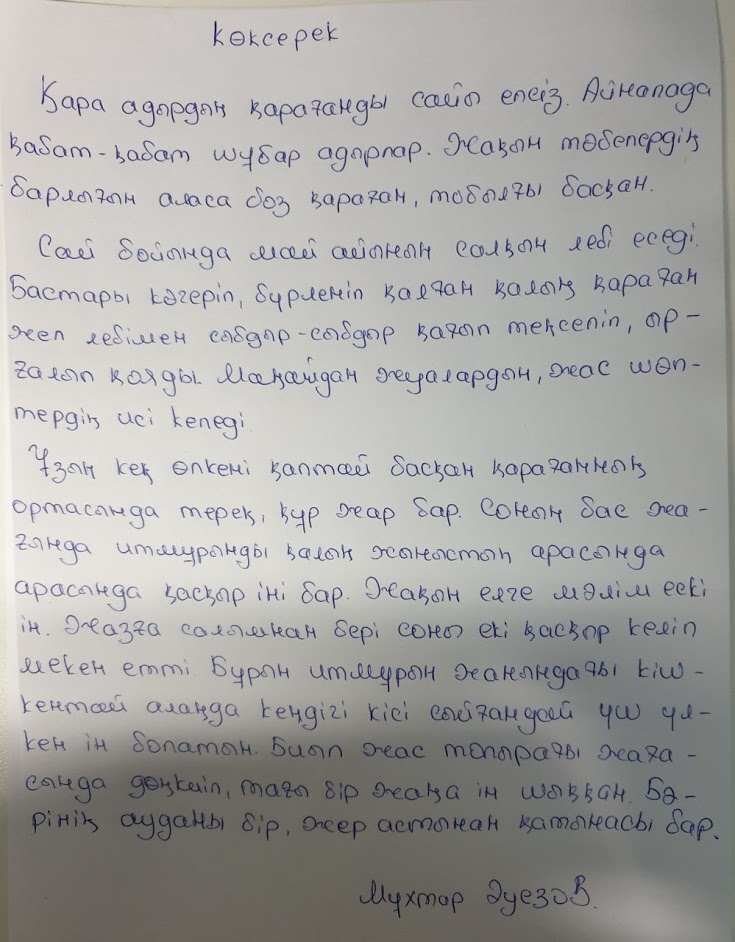
#> input picture kokserek.jpg, 735 x 942 px
$ python threshold.py   (older library calls are emulated)
#> lines starting #> are read from the running program, lines starting #| are printed output that depends on the picture; after the words box and inside, x2 and y2 are one past the last pixel; in counts of white or black regions, pixels touching at a corner belong together
import cv2
import numpy as np

img = cv2.imread('kokserek.jpg', -1)
#> img is the input picture: shape (942, 735, 3); mean B, G, R 162.1, 163.7, 164.5

rgb_planes = cv2.split(img)

result_planes = []
result_norm_planes = []

for plane in rgb_planes:
    dilated_img = cv2.dilate(plane, np.ones((7,7), np.uint8))
    bg_img = cv2.medianBlur(dilated_img, 21)
    diff_img = 255 - cv2.absdiff(plane, bg_img)
    norm_img = cv2.normalize(diff_img,None, alpha=0, beta=255, norm_type=cv2.NORM_MINMAX, dtype=cv2.CV_8UC1)
    result_planes.append(diff_img)
    result_norm_planes.append(norm_img)
#> this loop made 3 passes
#> pass 1, `dilated_img = cv2.dilate(plane, np.ones((7,7), np.uint8))`:
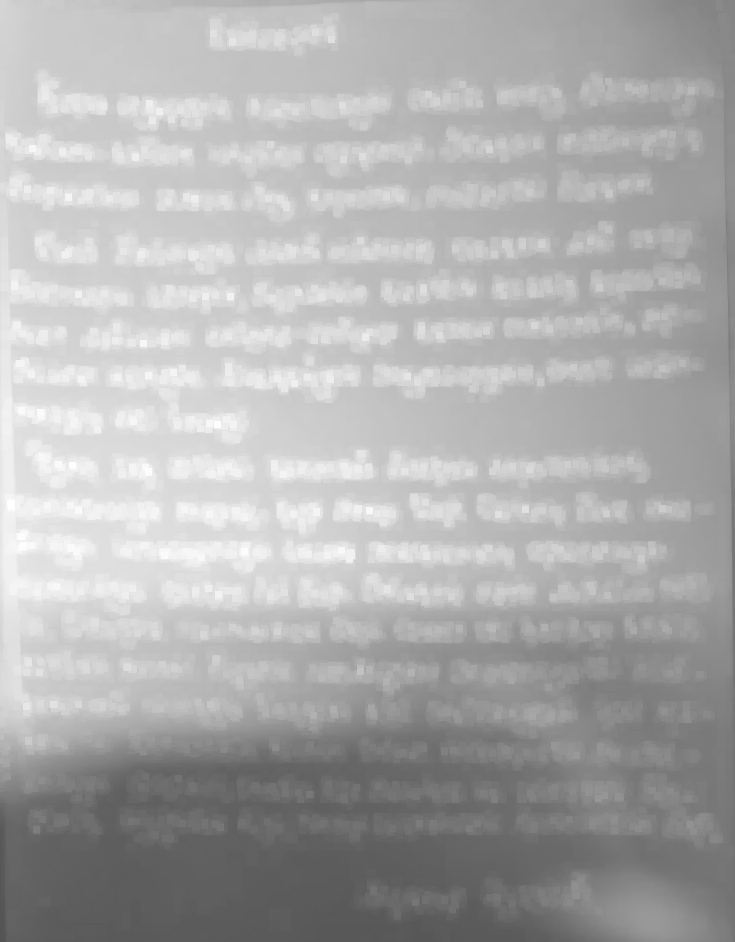
#> dilated_img: shape (942, 735); min 81, max 255, mean 173.2
#> pass 1, `diff_img = 255 - cv2.absdiff(plane, bg_img)`:
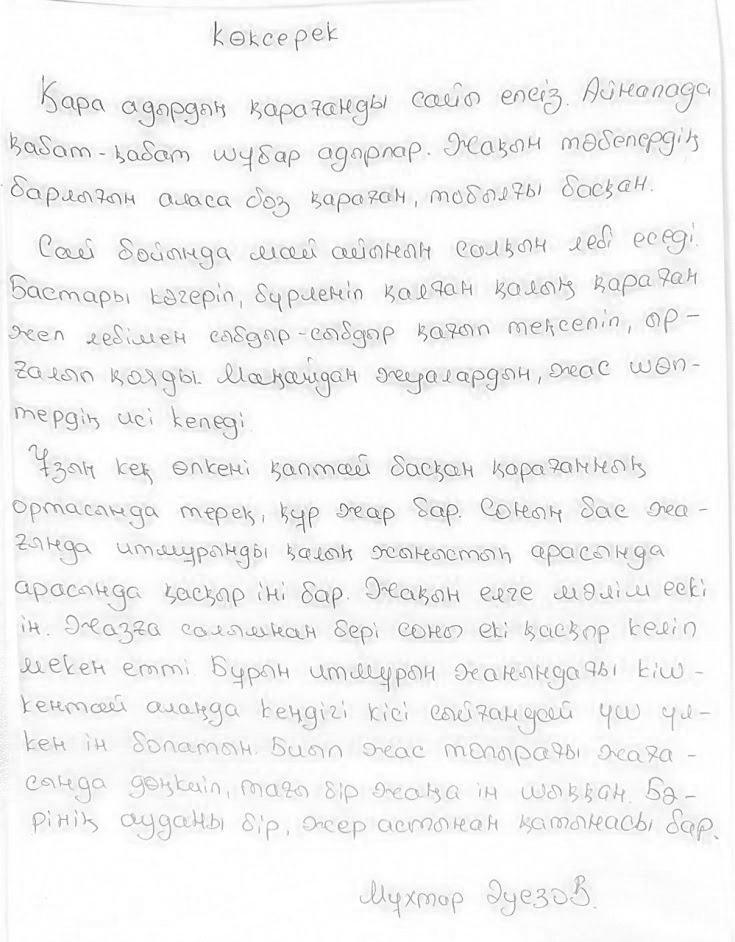
#> diff_img: shape (942, 735); min 73, max 255, mean 244.6
#> pass 1, `norm_img = cv2.normalize(diff_img,None, alpha=0, beta=255, norm_type=c..`:
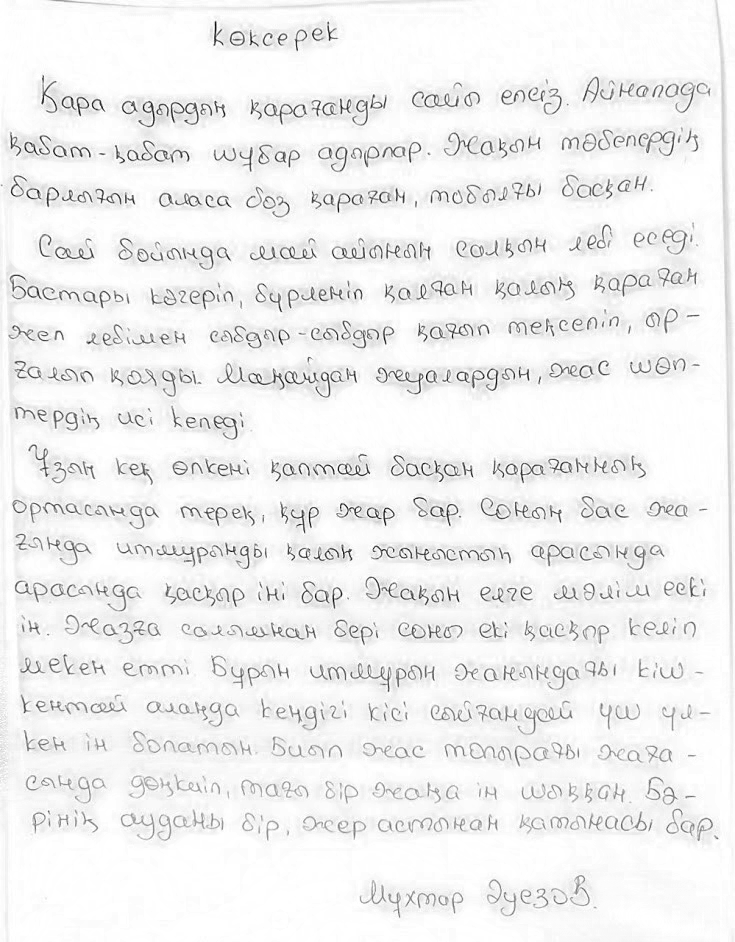
#> norm_img: shape (942, 735); min 0, max 255, mean 240.5
#> after the loop, result_norm_planes = 3 items; result_planes = 3 items

result = cv2.merge(result_planes)
result_norm = cv2.merge(result_norm_planes)

kernel = np.ones((2,3),np.uint8)
gray = cv2.cvtColor(result_norm, cv2.COLOR_BGR2GRAY)
ret, o1 = cv2.threshold(gray, 210, 255, cv2.THRESH_BINARY)
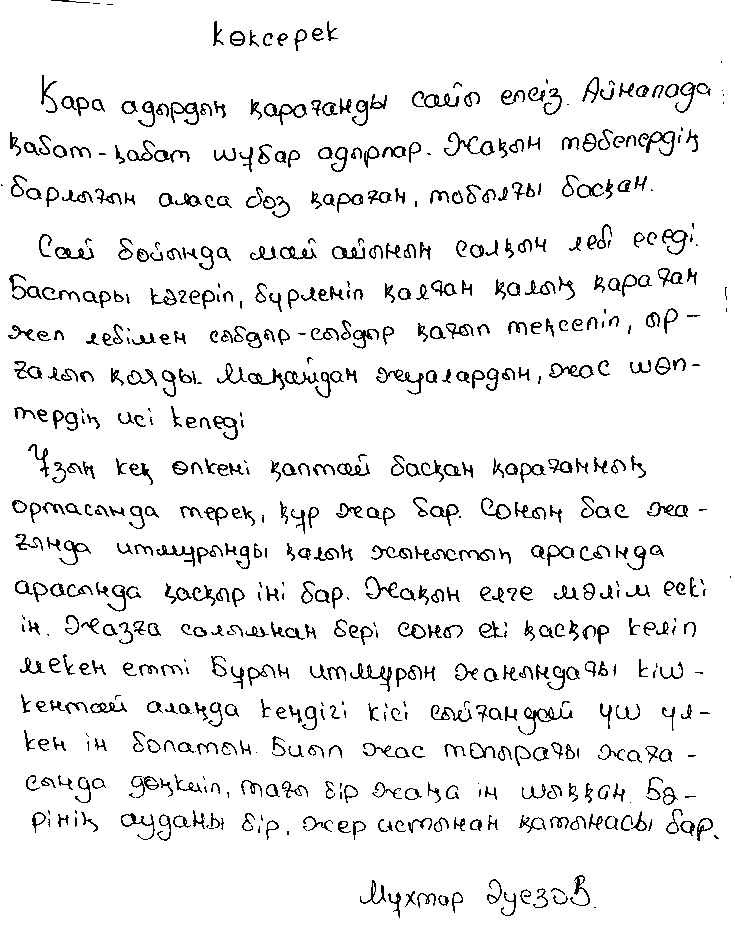
#> o1: shape (942, 735); 93% white; black in thin lines or dots
erosion = cv2.erode(o1,kernel,iterations = 1)
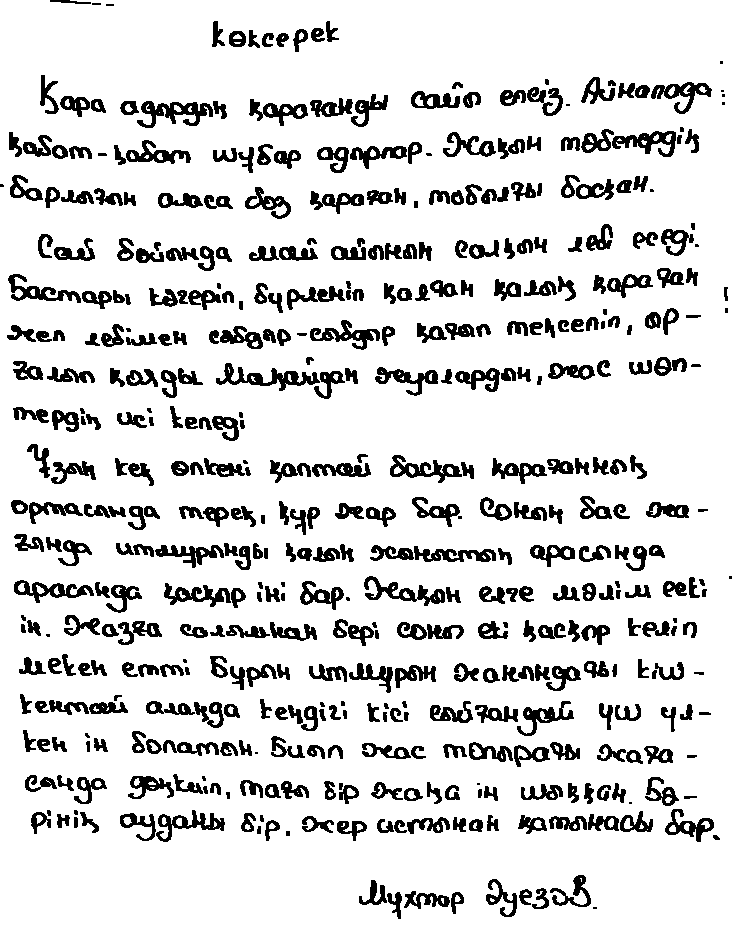
#> erosion: shape (942, 735); 86% white; 483 black regions (32 under 20 px), largest, box (x1, y1, x2, y2) and area: (216, 363, 320, 391) 980, (137, 101, 213, 128) 945, (364, 576, 445, 606) 825

cv2.imshow('shadows_out_norm.png', erosion)

cv2.waitKey(0)
